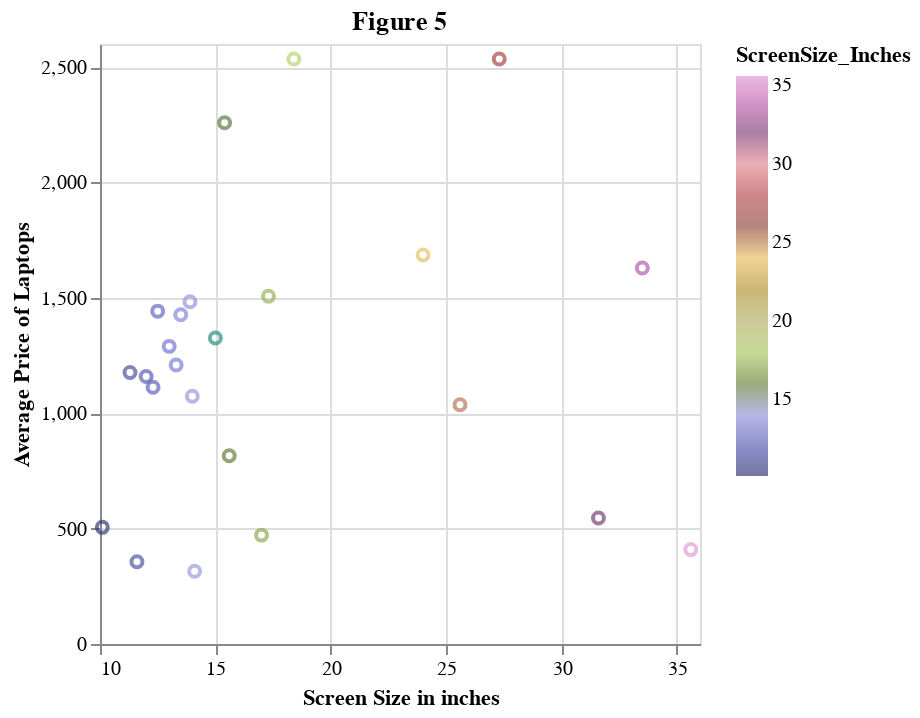

The notebook cell this image was saved under:
### Markdown cell above
Figure 4

### Code cell
laptop_screen_size_avg_price = (
    laptop_data.groupby(["ScreenSize_Inches"])
        .mean(["Price_CAD"])
        .reset_index()
        .rename(columns = {"Price_CAD" : "Average Price"})
)

laptop_screen_size_plot = alt.Chart(laptop_screen_size_avg_price, title = 'Figure 5').mark_point().encode(
    x=alt.X("ScreenSize_Inches")
        .title("Screen Size in inches").scale(zero=False),
    y=alt.Y("Average Price")
        .title("Average Price of Laptops"),
    color=alt.Color("ScreenSize_Inches")
            .scale(scheme="category20b")
)
laptop_screen_size_plot

### Figure 1 — Vega-Lite specification as saved in the notebook (floating-point values rounded to 4 significant figures)
{"config": {"view": {"continuousWidth": 300, "continuousHeight": 300}}, "data": {"name": "data-2fbde8953796eb76b4884777a9adb71f"}, "mark": {"type": "point"}, "encoding": {"color": {"field": "ScreenSize_Inches", "scale": {"scheme": "category20b"}, "type": "quantitative"}, "x": {"field": "ScreenSize_Inches", "scale": {"zero": false}, "title": "Screen Size in inches", "type": "quantitative"}, "y": {"field": "Average Price", "title": "Average Price of Laptops", "type": "quantitative"}}, "title": "Figure 5", "$schema": "https://vega.github.io/schema/vega-lite/v5.16.3.json", "datasets": {"data-2fbde8953796eb76b4884777a9adb71f": [{"ScreenSize_Inches": 10.1, "Memory_GB": 4.0, "Storage": 64.0, "Weight_Kg": 0.69, "Average Price": 505.5}, {"ScreenSize_Inches": 11.3, "Memory_GB": 8.0, "Storage": 256.0, "Weight_Kg": 1.1, "Average Price": 1177.0}, {"ScreenSize_Inches": 11.6, "Memory_GB": 3.677, "Storage": 76.52, "Weight_Kg": 1.293, "Average Price": 356.3}, {"ScreenSize_Inches": 12.0, "Memory_GB": 8.0, "Storage": 384.0, "Weight_Kg": 0.92, "Average Price": 1159.0}, {"ScreenSize_Inches": 12.3, "Memory_GB": 8.4, "Storage": 198.4, "Weight_Kg": 1.17, "Average Price": 1112.0}, {"ScreenSize_Inches": 12.5, "Memory_GB": 8.316, "Storage": 316.6, "Weight_Kg": 1.294, "Average Price": 1442.0}, {"ScreenSize_Inches": 13.0, "Memory_GB": 8.0, "Storage": 384.0, "Weight_Kg": 1.05, "Average Price": 1290.0}, {"ScreenSize_Inches": 13.3, "Memory_GB": 9.069, "Storage": 284.2, "Weight_Kg": 1.346, "Average Price": 1209.0}, {"ScreenSize_Inches": 13.5, "Memory_GB": 8.0, "Storage": 256.0, "Weight_Kg": 1.252, "Average Price": 1427.0}, {"ScreenSize_Inches": 13.9, "Memory_GB": 10.67, "Storage": 384.0, "Weight_Kg": 1.388, "Average Price": 1483.0}, {"ScreenSize_Inches": 14.0, "Memory_GB": 7.573, "Storage": 258.4, "Weight_Kg": 1.671, "Average Price": 1074.0}, {"ScreenSize_Inches": 14.1, "Memory_GB": 4.0, "Storage": 32.0, "Weight_Kg": 1.65, "Average Price": 315.2}, {"ScreenSize_Inches": 15.0, "Memory_GB": 11.0, "Storage": 317.0, "Weight_Kg": 1.547, "Average Price": 1326.0}, {"ScreenSize_Inches": 15.4, "Memory_GB": 16.0, "Storage": 384.0, "Weight_Kg": 1.883, "Average Price": 2259.0}, {"ScreenSize_Inches": 15.6, "Memory_GB": 7.584, "Storage": 208.2, "Weight_Kg": 2.227, "Average Price": 816.1}, {"ScreenSize_Inches": 17.0, "Memory_GB": 8.0, "Storage": 1.0, "Weight_Kg": 2.6, "Average Price": 471.8}, {"ScreenSize_Inches": 17.3, "Memory_GB": 12.93, "Storage": 198.2, "Weight_Kg": 3.193, "Average Price": 1507.0}, {"ScreenSize_Inches": 18.4, "Memory_GB": 32.0, "Storage": 512.0, "Weight_Kg": 4.4, "Average Price": 2535.0}, {"ScreenSize_Inches": 24.0, "Memory_GB": 16.0, "Storage": 384.0, "Weight_Kg": 1.67, "Average Price": 1686.0}, {"ScreenSize_Inches": 25.6, "Memory_GB": 8.0, "Storage": 256.0, "Weight_Kg": 2.1, "Average Price": 1037.0}, {"ScreenSize_Inches": 27.3, "Memory_GB": 16.0, "Storage": 256.0, "Weight_Kg": 4.42, "Average Price": 2535.0}, {"ScreenSize_Inches": 31.6, "Memory_GB": 4.0, "Storage": 128.0, "Weight_Kg": 1.39, "Average Price": 546.2}, {"ScreenSize_Inches": 33.5, "Memory_GB": 8.0, "Storage": 256.0, "Weight_Kg": 1.25, "Average Price": 1629.0}, {"ScreenSize_Inches": 35.6, "Memory_GB": 5.333, "Storage": 209.7, "Weight_Kg": 2.233, "Average Price": 409.1}]}}
